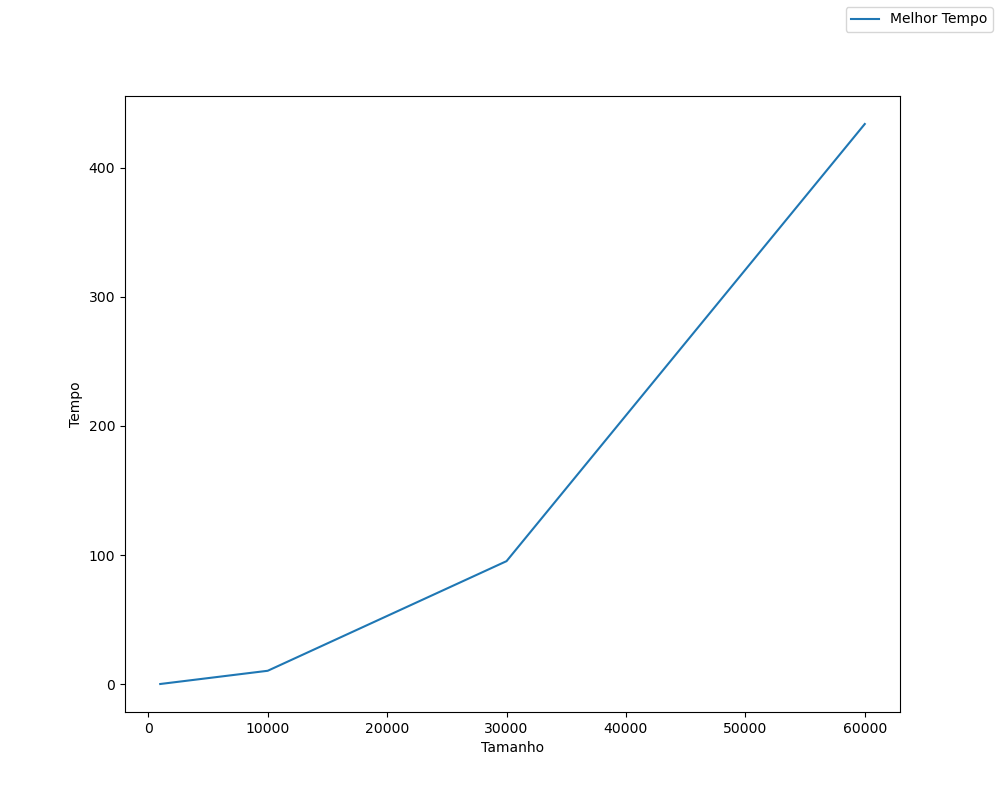

Here is the Python script that generated this plot:
import matplotlib as mpl
import matplotlib.pyplot as plt
from random import randint
import time

def desenhaGrafico(x, y, xl="Entradas", yl="Saídas"):
    fig = plt.figure(figsize=(10, 8))
    ax = fig.add_subplot(111)
    ax.plot(x, y, label="Melhor Tempo")
    ax.legend(bbox_to_anchor=(1, 1), bbox_transform=plt.gcf().transFigure)
    plt.ylabel(yl)
    plt.xlabel(xl)
    fig.savefig('insertSort.png')

def geraLista(tam):
    lista = []
    while len(lista) < tam:
        n = randint(1,1*tam)
        if n not in lista: lista.append(n)
    return lista

tamanhos_listas = [1000, 10000, 30000, 60000]
tempos = []

def insertSort(lista):
    agora = time.time()
    n = len(lista)
    #print(lista)
    contador = 0
    for i in range(n):
        chave = lista[i]
        y = i - 1
        while chave < lista[y] and y >= 0:
            lista[y + 1] = lista[y]
            y -= 1
            contador += 1
        lista[y + 1] = chave
        contador += 1

    depois = time.time()
    print("Loops feitos para a lista com", n, "numeros:", contador)
    #print(lista)
    return depois - agora

for tamanho in tamanhos_listas:
    lista = geraLista(tamanho)
    tempo = insertSort(lista)
    tempos.append(tempo)

desenhaGrafico(tamanhos_listas, tempos, "Tamanho", "Tempo")